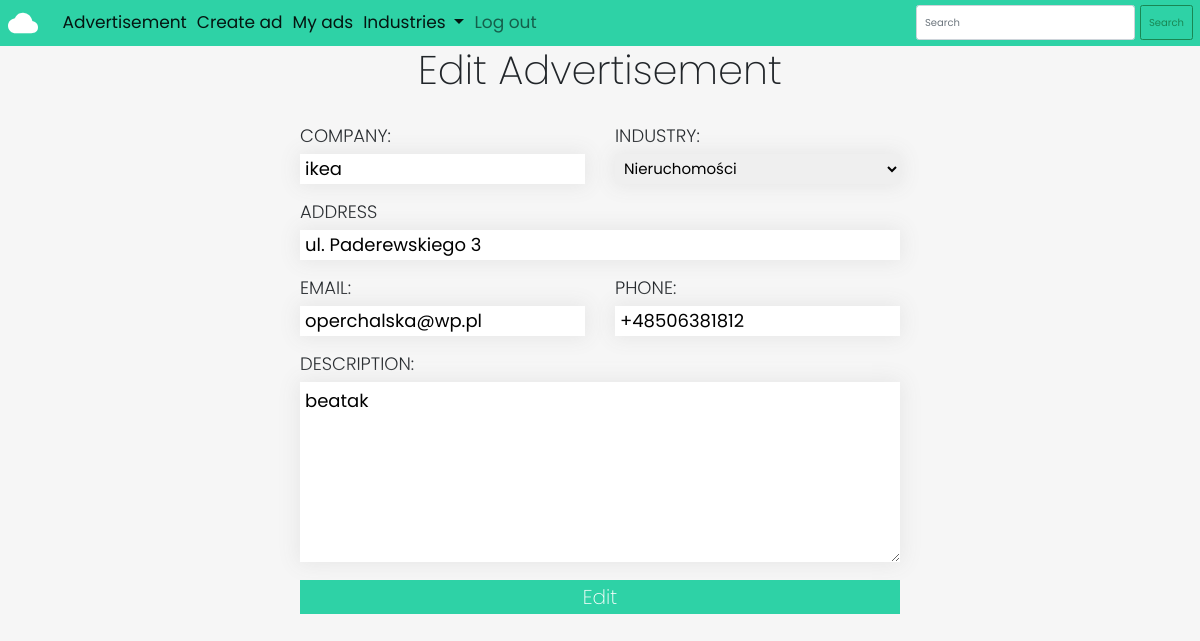
Page /my/2 (signed in) on the committed database.
### ads/models.py (models this page shows, shortened)
class Advertisement(models.Model):
    company = models.CharField(max_length=300)
    address = models.CharField(max_length=400)
    email = models.EmailField(max_length=254)
    phone = models.CharField(max_length=14)
    desc = models.TextField()
    industries = [
        ('', 'Choose industry'),
        ('nr', 'Nieruchomości'),
        ('zd', 'Zdrowie'),
        ('mt', 'Motoryzacja'),
        ('ft', 'Fitness')
    ]
    industry = models.CharField(max_length=2,choices=industries, default='')
    user = models.ForeignKey(User, on_delete = models.CASCADE, related_name='ads')
    likes = models.ManyToManyField(User, blank=True, related_name='likes')

### ads/views.py (the view, shortened to what this page needs)
# urls.py: path('my/<int:adId>', views.edit, name = 'edit'),
@login_required
def edit(request, adId):
    ad = get_object_or_404(Advertisement, pk=adId, user = request.user)
    if request.method == "GET":
        form = AdForm(instance = ad)
        return render(request, 'edit.html', {'form' : form, 'ad' : ad})

### ads/forms.py
class AdForm(forms.ModelForm):
    class Meta:
        model = Advertisement
        fields = ['company', 'address', 'email', 'phone', 'desc', 'industry']

### ads/templates/edit.html (shortened to what this page needs)
{% extends 'base.html' %}
{% block content %}
<div class="row thin">
    <h2 class="form-title">Edit Advertisement</h2>
    <form action="{% url 'ads:edit' ad.id %}" method="POST" class="create-form">
        <div class="form-line">
            <div class="form-element">
                <label for="id_company">Company:</label>
                <input type="text" name="company" maxlength="300" required="" id="id_company" value="{{ad.company}}">
            </div>
            <div class="form-element">
                <label for="id_industry">Industry:</label>
                <select name="industry" required="" id="id_industry" value =>
                    {% for id, industry in ad.industries %}
                        {% if id %}
                        <option value="{{id}}">{{industry}}</option>
                        {% elif id == ad.industry %}
                        <option selected value="{{id}}">{{industry}}</option>
                        {% else %}
                        <option value="{{id}}" disabled>{{industry}}</option>
                        {% endif %}
                    {% endfor %}
                </select>
            </div>
        </div>
        <div class="form-line">
            <div class="form-element long">
                <label for="id_address">Address</label>
                <input type="text" name="address" maxlength="400" required="" id="id_address" value="{{ad.address}}">
            </div>
        </div>
        <div class="form-line">
            <div class="form-element">
                <label for="id_email">Email:</label>
                <input type="email" name="email" maxlength="254" required="" id="id_email" value="{{ad.email}}">
            </div>
            <div class="form-element">
                <label for="id_phone">Phone:</label>
                <input type="text" name="phone" maxlength="14" required="" id="id_phone" value="{{ad.phone}}">
            </div>
        </div>
        <label for="id_desc">Description:</label>
        <textarea name="desc" cols="40" rows="2" required="" id="id_desc">{{ad.desc}}</textarea>
        <button class="btn-full" type="submit">Edit</button>
    </form>
</div>
{% endblock content %}

### ads/static/css/styles.css (style rules this page uses)
* { margin: 0; padding: 0; box-sizing: border-box; }
:root { --background: #f6f6f6; --primary: #2ed2a6; }
html, body { font-size: 10px; font-family: 'Poppins', sans-serif; background-color: var(--background); }
.row { max-width: 1200px; margin: 0 auto; }
.form-title { font-size: 4rem; text-align: center; font-weight: 200; margin-bottom: 2.8rem; }
.form-element { display: flex; flex-direction: column; flex: 0 0 calc(50% - 1.5rem); }
.form-line { display: flex; justify-content: space-between; padding: 0; }
input { width: 100%; }
.create-form label { text-transform: uppercase; font-size: 1.8rem; font-weight: 300; margin-bottom: 0.5rem; padding-left: 0; }
.create-form input, .create-form select, .create-form textarea { height: 3rem; font-size: 1.8rem; padding: 0.5rem; border: none; outline: none; box-shadow: 0 0 20px 2px #e6e6e6; transition: all .5s; width: 100%; margin-bottom: 1.4rem; }
.long { flex: 1; }
.create-form textarea { height: 18rem; }
.create-form select { font-size: 1.5rem; }
.btn-full { width: 100%; background-color: var(--primary); border: 2px solid var(--primary); color: white; font-size: 2rem; font-weight: 200; transition: all 0.4s; text-align: center; }
.row.thin { max-width: 600px; }
.thin .create-form { padding: 0; }

### rows in the picture
Advertisement: company "ikea", industry "Nieruchomości", address "ul. Paderewskiego 3", email "operchalska@wp.pl", phone "+48506381812", desc "beatak"
